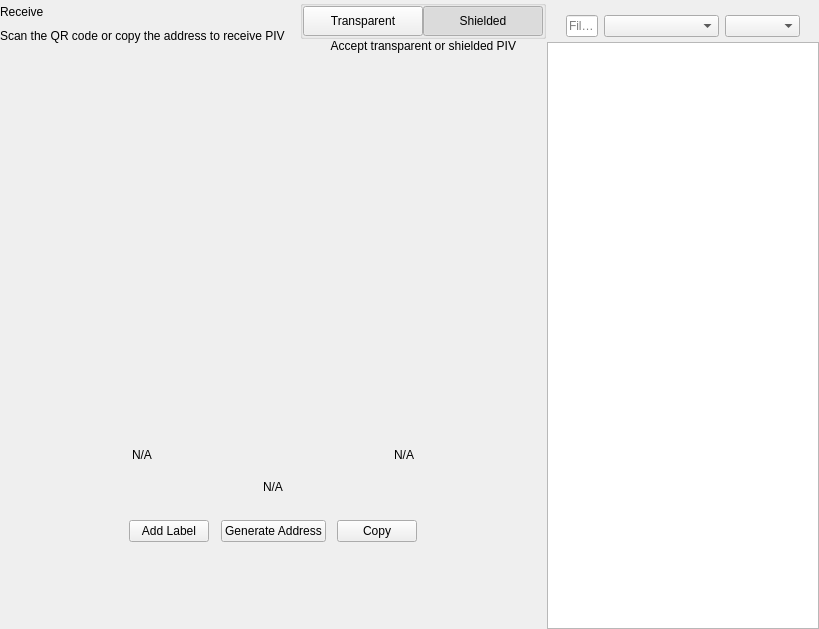
<?xml version="1.0" encoding="UTF-8"?>
<ui version="4.0">
 <class>ReceiveWidget</class>
 <widget class="QWidget" name="ReceiveWidget">
  <property name="geometry">
   <rect>
    <x>0</x>
    <y>0</y>
    <width>819</width>
    <height>629</height>
   </rect>
  </property>
  <property name="minimumSize">
   <size>
    <width>0</width>
    <height>0</height>
   </size>
  </property>
  <property name="windowTitle">
   <string notr="true">N/A</string>
  </property>
  <layout class="QHBoxLayout" name="horizontalLayout_2" stretch="2,1">
   <property name="spacing">
    <number>0</number>
   </property>
   <property name="leftMargin">
    <number>0</number>
   </property>
   <property name="topMargin">
    <number>0</number>
   </property>
   <property name="rightMargin">
    <number>0</number>
   </property>
   <property name="bottomMargin">
    <number>0</number>
   </property>
   <item>
    <widget class="QWidget" name="left" native="true">
     <layout class="QVBoxLayout" name="verticalLayout_3">
      <property name="leftMargin">
       <number>0</number>
      </property>
      <property name="topMargin">
       <number>0</number>
      </property>
      <property name="rightMargin">
       <number>0</number>
      </property>
      <property name="bottomMargin">
       <number>0</number>
      </property>
      <item>
       <layout class="QVBoxLayout" name="verticalLayout_2">
        <property name="spacing">
         <number>0</number>
        </property>
        <property name="leftMargin">
         <number>0</number>
        </property>
        <item>
         <layout class="QHBoxLayout" name="horizontalLayout_3">
          <property name="spacing">
           <number>0</number>
          </property>
          <item>
           <layout class="QVBoxLayout" name="verticalLayout_4">
            <property name="spacing">
             <number>5</number>
            </property>
            <item>
             <widget class="QLabel" name="labelTitle">
              <property name="text">
               <string>Receive</string>
              </property>
             </widget>
            </item>
            <item alignment="Qt::AlignTop">
             <widget class="QLabel" name="labelSubtitle1">
              <property name="text">
               <string>Scan the QR code or copy the address to receive PIV</string>
              </property>
             </widget>
            </item>
           </layout>
          </item>
          <item>
           <spacer name="horizontalSpacer">
            <property name="orientation">
             <enum>Qt::Horizontal</enum>
            </property>
            <property name="sizeHint" stdset="0">
             <size>
              <width>40</width>
              <height>20</height>
             </size>
            </property>
           </spacer>
          </item>
          <item>
           <widget class="QWidget" name="containerViewPrivacyChecks" native="true">
            <layout class="QVBoxLayout" name="containerPrivacyChecks">
             <property name="spacing">
              <number>0</number>
             </property>
             <property name="leftMargin">
              <number>0</number>
             </property>
             <property name="topMargin">
              <number>0</number>
             </property>
             <property name="rightMargin">
              <number>0</number>
             </property>
             <property name="bottomMargin">
              <number>0</number>
             </property>
             <item alignment="Qt::AlignHCenter|Qt::AlignVCenter">
              <widget class="QGroupBox" name="groupBox">
               <property name="title">
                <string/>
               </property>
               <layout class="QHBoxLayout" name="horizontalLayout_2_1">
                <property name="spacing">
                 <number>0</number>
                </property>
                <property name="leftMargin">
                 <number>0</number>
                </property>
                <property name="topMargin">
                 <number>0</number>
                </property>
                <property name="rightMargin">
                 <number>0</number>
                </property>
                <property name="bottomMargin">
                 <number>0</number>
                </property>
                <item>
                 <widget class="QPushButton" name="pushLeft">
                  <property name="minimumSize">
                   <size>
                    <width>120</width>
                    <height>30</height>
                   </size>
                  </property>
                  <property name="maximumSize">
                   <size>
                    <width>120</width>
                    <height>30</height>
                   </size>
                  </property>
                  <property name="focusPolicy">
                   <enum>Qt::NoFocus</enum>
                  </property>
                  <property name="text">
                   <string>Transparent</string>
                  </property>
                  <property name="checkable">
                   <bool>true</bool>
                  </property>
                  <property name="autoExclusive">
                   <bool>true</bool>
                  </property>
                 </widget>
                </item>
                <item>
                 <widget class="QPushButton" name="pushRight">
                  <property name="minimumSize">
                   <size>
                    <width>120</width>
                    <height>30</height>
                   </size>
                  </property>
                  <property name="maximumSize">
                   <size>
                    <width>120</width>
                    <height>30</height>
                   </size>
                  </property>
                  <property name="focusPolicy">
                   <enum>Qt::NoFocus</enum>
                  </property>
                  <property name="text">
                   <string>Shielded</string>
                  </property>
                  <property name="checkable">
                   <bool>true</bool>
                  </property>
                  <property name="checked">
                   <bool>true</bool>
                  </property>
                  <property name="autoExclusive">
                   <bool>true</bool>
                  </property>
                 </widget>
                </item>
               </layout>
              </widget>
             </item>
             <item alignment="Qt::AlignHCenter|Qt::AlignTop">
              <widget class="QLabel" name="labelSubtitle2">
               <property name="text">
                <string>Accept transparent or shielded PIV</string>
               </property>
               <property name="alignment">
                <set>Qt::AlignRight|Qt::AlignTrailing|Qt::AlignVCenter</set>
               </property>
              </widget>
             </item>
            </layout>
           </widget>
          </item>
         </layout>
        </item>
        <item>
         <spacer name="verticalSpacer_2">
          <property name="orientation">
           <enum>Qt::Vertical</enum>
          </property>
          <property name="sizeType">
           <enum>QSizePolicy::Expanding</enum>
          </property>
          <property name="sizeHint" stdset="0">
           <size>
            <width>20</width>
            <height>50</height>
           </size>
          </property>
         </spacer>
        </item>
        <item alignment="Qt::AlignHCenter">
         <widget class="QWidget" name="layoutQR" native="true">
          <property name="maximumSize">
           <size>
            <width>510</width>
            <height>16777215</height>
           </size>
          </property>
          <layout class="QVBoxLayout" name="verticalLayoutQr">
           <item>
            <spacer name="verticalSpacer11">
             <property name="orientation">
              <enum>Qt::Vertical</enum>
             </property>
             <property name="sizeType">
              <enum>QSizePolicy::Fixed</enum>
             </property>
             <property name="sizeHint" stdset="0">
              <size>
               <width>20</width>
               <height>20</height>
              </size>
             </property>
            </spacer>
           </item>
           <item alignment="Qt::AlignHCenter">
            <widget class="QLabel" name="labelQrImg">
             <property name="minimumSize">
              <size>
               <width>260</width>
               <height>260</height>
              </size>
             </property>
             <property name="maximumSize">
              <size>
               <width>260</width>
               <height>260</height>
              </size>
             </property>
             <property name="text">
              <string/>
             </property>
             <property name="alignment">
              <set>Qt::AlignCenter</set>
             </property>
            </widget>
           </item>
           <item>
            <spacer name="verticalSpacer_21">
             <property name="orientation">
              <enum>Qt::Vertical</enum>
             </property>
             <property name="sizeType">
              <enum>QSizePolicy::Fixed</enum>
             </property>
             <property name="sizeHint" stdset="0">
              <size>
               <width>20</width>
               <height>30</height>
              </size>
             </property>
            </spacer>
           </item>
           <item>
            <widget class="QWidget" name="widget" native="true">
             <property name="minimumSize">
              <size>
               <width>0</width>
               <height>0</height>
              </size>
             </property>
             <layout class="QHBoxLayout" name="horizontalLayout_5">
              <item>
               <widget class="QLabel" name="labelLabel">
                <property name="text">
                 <string notr="true">N/A</string>
                </property>
               </widget>
              </item>
              <item>
               <spacer name="horizontalSpacer_2">
                <property name="orientation">
                 <enum>Qt::Horizontal</enum>
                </property>
                <property name="sizeHint" stdset="0">
                 <size>
                  <width>141</width>
                  <height>20</height>
                 </size>
                </property>
               </spacer>
              </item>
              <item>
               <widget class="QLabel" name="labelDate">
                <property name="text">
                 <string notr="true">N/A</string>
                </property>
                <property name="alignment">
                 <set>Qt::AlignRight|Qt::AlignTrailing|Qt::AlignVCenter</set>
                </property>
               </widget>
              </item>
             </layout>
            </widget>
           </item>
           <item>
            <widget class="QLabel" name="labelAddress">
             <property name="sizePolicy">
              <sizepolicy hsizetype="Expanding" vsizetype="Preferred">
               <horstretch>0</horstretch>
               <verstretch>0</verstretch>
              </sizepolicy>
             </property>
             <property name="minimumSize">
              <size>
               <width>300</width>
               <height>0</height>
              </size>
             </property>
             <property name="text">
              <string notr="true">N/A</string>
             </property>
             <property name="alignment">
              <set>Qt::AlignCenter</set>
             </property>
            </widget>
           </item>
           <item>
            <spacer name="verticalSpacer_4">
             <property name="orientation">
              <enum>Qt::Vertical</enum>
             </property>
             <property name="sizeType">
              <enum>QSizePolicy::Fixed</enum>
             </property>
             <property name="sizeHint" stdset="0">
              <size>
               <width>20</width>
               <height>20</height>
              </size>
             </property>
            </spacer>
           </item>
           <item>
            <layout class="QHBoxLayout" name="horizontalLayout_4">
             <item alignment="Qt::AlignHCenter">
              <widget class="QPushButton" name="pushButtonLabel">
               <property name="focusPolicy">
                <enum>Qt::NoFocus</enum>
               </property>
               <property name="text">
                <string>Add Label</string>
               </property>
              </widget>
             </item>
             <item alignment="Qt::AlignHCenter">
              <widget class="QPushButton" name="pushButtonNewAddress">
               <property name="focusPolicy">
                <enum>Qt::NoFocus</enum>
               </property>
               <property name="text">
                <string>Generate Address</string>
               </property>
              </widget>
             </item>
             <item alignment="Qt::AlignHCenter">
              <widget class="QPushButton" name="pushButtonCopy">
               <property name="focusPolicy">
                <enum>Qt::NoFocus</enum>
               </property>
               <property name="text">
                <string>Copy</string>
               </property>
              </widget>
             </item>
            </layout>
           </item>
           <item>
            <spacer name="verticalSpacer_3">
             <property name="orientation">
              <enum>Qt::Vertical</enum>
             </property>
             <property name="sizeType">
              <enum>QSizePolicy::Expanding</enum>
             </property>
             <property name="sizeHint" stdset="0">
              <size>
               <width>20</width>
               <height>20</height>
              </size>
             </property>
            </spacer>
           </item>
          </layout>
         </widget>
        </item>
        <item>
         <spacer name="verticalSpacer">
          <property name="orientation">
           <enum>Qt::Vertical</enum>
          </property>
          <property name="sizeHint" stdset="0">
           <size>
            <width>20</width>
            <height>40</height>
           </size>
          </property>
         </spacer>
        </item>
       </layout>
      </item>
     </layout>
    </widget>
   </item>
   <item>
    <widget class="QWidget" name="right" native="true">
     <layout class="QVBoxLayout" name="verticalLayout_5">
      <property name="spacing">
       <number>0</number>
      </property>
      <property name="leftMargin">
       <number>1</number>
      </property>
      <property name="topMargin">
       <number>0</number>
      </property>
      <property name="rightMargin">
       <number>0</number>
      </property>
      <property name="bottomMargin">
       <number>0</number>
      </property>
      <item>
       <layout class="QVBoxLayout" name="container_right">
        <property name="spacing">
         <number>0</number>
        </property>
        <property name="leftMargin">
         <number>0</number>
        </property>
        <property name="rightMargin">
         <number>0</number>
        </property>
        <item>
         <layout class="QVBoxLayout" name="verticalLayout">
          <property name="spacing">
           <number>6</number>
          </property>
          <property name="leftMargin">
           <number>19</number>
          </property>
          <property name="rightMargin">
           <number>19</number>
          </property>
          <item>
           <widget class="OptionButton" name="btnRequest" native="true"/>
          </item>
          <item>
           <widget class="OptionButton" name="btnMyAddresses" native="true">
            <property name="sizePolicy">
             <sizepolicy hsizetype="Preferred" vsizetype="Minimum">
              <horstretch>0</horstretch>
              <verstretch>0</verstretch>
             </sizepolicy>
            </property>
           </widget>
          </item>
         </layout>
        </item>
        <item>
         <widget class="QWidget" name="sortWidget" native="true">
          <layout class="QHBoxLayout" name="horizontalLayout_6">
           <property name="leftMargin">
            <number>19</number>
           </property>
           <property name="rightMargin">
            <number>19</number>
           </property>
           <property name="bottomMargin">
            <number>5</number>
           </property>
           <item>
            <widget class="QLineEdit" name="lineEditFilter">
             <property name="sizePolicy">
              <sizepolicy hsizetype="Expanding" vsizetype="Fixed">
               <horstretch>0</horstretch>
               <verstretch>0</verstretch>
              </sizepolicy>
             </property>
             <property name="minimumSize">
              <size>
               <width>0</width>
               <height>0</height>
              </size>
             </property>
             <property name="contextMenuPolicy">
              <enum>Qt::DefaultContextMenu</enum>
             </property>
             <property name="acceptDrops">
              <bool>false</bool>
             </property>
             <property name="maxLength">
              <number>40</number>
             </property>
             <property name="placeholderText">
              <string>Filter</string>
             </property>
            </widget>
           </item>
           <item>
            <spacer name="horizontalSpacer_3">
             <property name="orientation">
              <enum>Qt::Horizontal</enum>
             </property>
             <property name="sizeType">
              <enum>QSizePolicy::Preferred</enum>
             </property>
             <property name="sizeHint" stdset="0">
              <size>
               <width>20</width>
               <height>20</height>
              </size>
             </property>
            </spacer>
           </item>
           <item>
            <widget class="QComboBox" name="comboBoxSort">
             <property name="sizePolicy">
              <sizepolicy hsizetype="Preferred" vsizetype="Fixed">
               <horstretch>0</horstretch>
               <verstretch>0</verstretch>
              </sizepolicy>
             </property>
             <property name="minimumSize">
              <size>
               <width>115</width>
               <height>0</height>
              </size>
             </property>
            </widget>
           </item>
           <item>
            <widget class="QComboBox" name="comboBoxSortOrder">
             <property name="sizePolicy">
              <sizepolicy hsizetype="Preferred" vsizetype="Fixed">
               <horstretch>0</horstretch>
               <verstretch>0</verstretch>
              </sizepolicy>
             </property>
             <property name="minimumSize">
              <size>
               <width>75</width>
               <height>0</height>
              </size>
             </property>
            </widget>
           </item>
          </layout>
          <zorder>comboBoxSort</zorder>
          <zorder>comboBoxSortOrder</zorder>
          <zorder>lineEditFilter</zorder>
         </widget>
        </item>
        <item>
         <widget class="QListView" name="listViewAddress"/>
        </item>
       </layout>
      </item>
     </layout>
    </widget>
   </item>
  </layout>
 </widget>
 <customwidgets>
  <customwidget>
   <class>OptionButton</class>
   <extends>QWidget</extends>
   <header>qt/optionbutton.h</header>
   <container>1</container>
  </customwidget>
 </customwidgets>
 <resources/>
 <connections/>
</ui>
